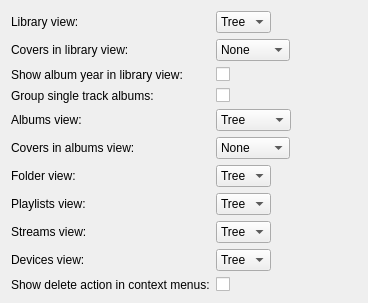
<?xml version="1.0" encoding="UTF-8"?>
<ui version="4.0">
 <class>InterfaceSettings</class>
 <widget class="QWidget" name="InterfaceSettings">
  <property name="geometry">
   <rect>
    <x>0</x>
    <y>0</y>
    <width>368</width>
    <height>300</height>
   </rect>
  </property>
  <property name="windowTitle">
   <string>Form</string>
  </property>
  <layout class="QFormLayout" name="formLayout">
   <property name="fieldGrowthPolicy">
    <enum>QFormLayout::ExpandingFieldsGrow</enum>
   </property>
   <item row="0" column="0">
    <widget class="QLabel" name="label">
     <property name="text">
      <string>Library view:</string>
     </property>
     <property name="buddy">
      <cstring>libraryView</cstring>
     </property>
    </widget>
   </item>
   <item row="0" column="1">
    <widget class="QComboBox" name="libraryView">
     <item>
      <property name="text">
       <string>Tree</string>
      </property>
     </item>
     <item>
      <property name="text">
       <string>List</string>
      </property>
     </item>
    </widget>
   </item>
   <item row="1" column="0">
    <widget class="QLabel" name="label_5b">
     <property name="text">
      <string>Covers in library view:</string>
     </property>
     <property name="buddy">
      <cstring>libraryCoverSize</cstring>
     </property>
    </widget>
   </item>
   <item row="1" column="1">
    <widget class="QComboBox" name="libraryCoverSize">
     <item>
      <property name="text">
       <string>None</string>
      </property>
     </item>
     <item>
      <property name="text">
       <string>Small</string>
      </property>
     </item>
     <item>
      <property name="text">
       <string>Medium</string>
      </property>
     </item>
     <item>
      <property name="text">
       <string>Large</string>
      </property>
     </item>
    </widget>
   </item>
   <item row="2" column="0">
    <widget class="QLabel" name="label_6">
     <property name="text">
      <string>Show album year in library view:</string>
     </property>
     <property name="buddy">
      <cstring>libraryYear</cstring>
     </property>
    </widget>
   </item>
   <item row="2" column="1">
    <widget class="QCheckBox" name="libraryYear">
     <property name="text">
      <string/>
     </property>
    </widget>
   </item>
   <item row="3" column="0">
    <widget class="QLabel" name="label_7">
     <property name="text">
      <string>Group single track albums:</string>
     </property>
     <property name="buddy">
      <cstring>groupSingle</cstring>
     </property>
    </widget>
   </item>
   <item row="3" column="1">
    <widget class="QCheckBox" name="groupSingle">
     <property name="text">
      <string/>
     </property>
    </widget>
   </item>
   <item row="4" column="0">
    <widget class="QLabel" name="label_3a">
     <property name="text">
      <string>Albums view:</string>
     </property>
     <property name="buddy">
      <cstring>albumsView</cstring>
     </property>
    </widget>
   </item>
   <item row="4" column="1">
    <widget class="QComboBox" name="albumsView">
     <item>
      <property name="text">
       <string>Tree</string>
      </property>
     </item>
     <item>
      <property name="text">
       <string>List</string>
      </property>
     </item>
     <item>
      <property name="text">
       <string>Icon/List</string>
      </property>
     </item>
    </widget>
   </item>
   <item row="5" column="0">
    <widget class="QLabel" name="label_5c">
     <property name="text">
      <string>Covers in albums view:</string>
     </property>
     <property name="buddy">
      <cstring>albumsCoverSize</cstring>
     </property>
    </widget>
   </item>
   <item row="5" column="1">
    <widget class="QComboBox" name="albumsCoverSize">
     <item>
      <property name="text">
       <string>None</string>
      </property>
     </item>
     <item>
      <property name="text">
       <string>Small</string>
      </property>
     </item>
     <item>
      <property name="text">
       <string>Medium</string>
      </property>
     </item>
     <item>
      <property name="text">
       <string>Large</string>
      </property>
     </item>
    </widget>
   </item>
   <item row="6" column="0">
    <widget class="QLabel" name="label_2">
     <property name="text">
      <string>Folder view:</string>
     </property>
     <property name="buddy">
      <cstring>folderView</cstring>
     </property>
    </widget>
   </item>
   <item row="6" column="1">
    <widget class="QComboBox" name="folderView">
     <item>
      <property name="text">
       <string>Tree</string>
      </property>
     </item>
     <item>
      <property name="text">
       <string>List</string>
      </property>
     </item>
    </widget>
   </item>
   <item row="7" column="0">
    <widget class="QLabel" name="label_3">
     <property name="text">
      <string>Playlists view:</string>
     </property>
     <property name="buddy">
      <cstring>playlistsView</cstring>
     </property>
    </widget>
   </item>
   <item row="7" column="1">
    <widget class="QComboBox" name="playlistsView">
     <item>
      <property name="text">
       <string>Tree</string>
      </property>
     </item>
     <item>
      <property name="text">
       <string>List</string>
      </property>
     </item>
    </widget>
   </item>
   <item row="8" column="0">
    <widget class="QLabel" name="label_x">
     <property name="text">
      <string>Streams view:</string>
     </property>
     <property name="buddy">
      <cstring>streamsView</cstring>
     </property>
    </widget>
   </item>
   <item row="8" column="1">
    <widget class="QComboBox" name="streamsView">
     <item>
      <property name="text">
       <string>Tree</string>
      </property>
     </item>
     <item>
      <property name="text">
       <string>List</string>
      </property>
     </item>
    </widget>
   </item>
   <item row="9" column="0">
    <widget class="QLabel" name="devicesViewLabel">
     <property name="text">
      <string>Devices view:</string>
     </property>
     <property name="buddy">
      <cstring>devicesView</cstring>
     </property>
    </widget>
   </item>
   <item row="9" column="1">
    <widget class="QComboBox" name="devicesView">
     <item>
      <property name="text">
       <string>Tree</string>
      </property>
     </item>
     <item>
      <property name="text">
       <string>List</string>
      </property>
     </item>
    </widget>
   </item>
   <item row="10" column="0">
    <widget class="QLabel" name="showDeleteActionLabel">
     <property name="text">
      <string>Show delete action in context menus:</string>
     </property>
     <property name="buddy">
      <cstring>showDeleteAction</cstring>
     </property>
    </widget>
   </item>
   <item row="10" column="1">
    <widget class="QCheckBox" name="showDeleteAction">
     <property name="text">
      <string/>
     </property>
    </widget>
   </item>
  </layout>
 </widget>
 <tabstops>
  <tabstop>libraryView</tabstop>
  <tabstop>libraryCoverSize</tabstop>
  <tabstop>libraryYear</tabstop>
  <tabstop>groupSingle</tabstop>
  <tabstop>albumsView</tabstop>
  <tabstop>albumsCoverSize</tabstop>
  <tabstop>folderView</tabstop>
  <tabstop>playlistsView</tabstop>
  <tabstop>streamsView</tabstop>
  <tabstop>devicesView</tabstop>
  <tabstop>showDeleteAction</tabstop>
 </tabstops>
 <resources/>
 <connections/>
</ui>
